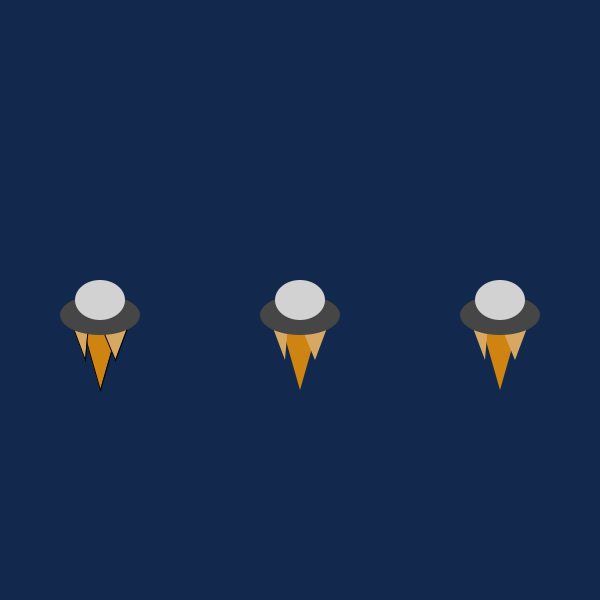
Frame 1 (no input)
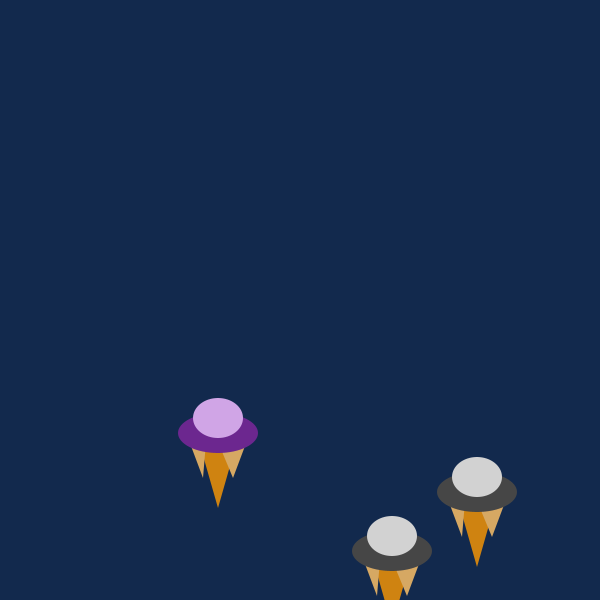
Frame 60 (the mouse pressed at the canvas centre just before this capture)
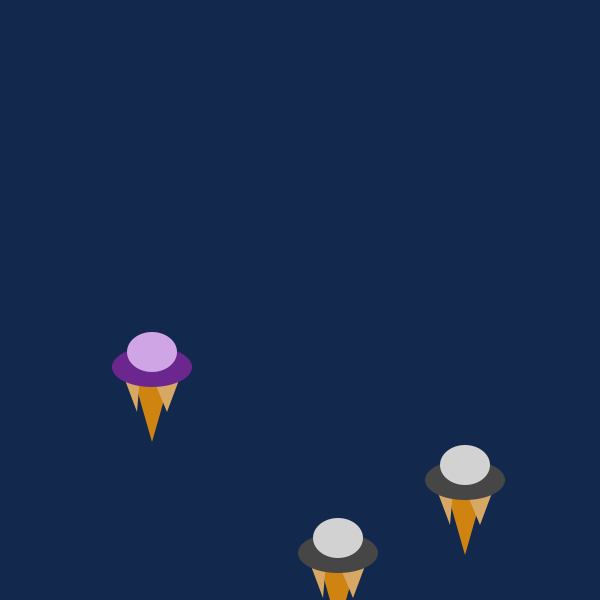
Frame 120 (the mouse held since frame 60 and released just before this capture)

The Processing sketch that drew these frames (run headless with seeded random() and noise(); from frame 60 on, the mouse is pressed at the canvas centre):

// Processing sketch: ObjectsSpaceshipProject
// ── ObjectsSpaceshipProject.pde
Spaceship s1, s2, s3;

void setup() {
  size(600, 600);
  s1 = new Spaceship(100, height/2, 2, 2);
  s2 = new Spaceship(300, height/2, 3, 3);
  s3 = new Spaceship(500, height/2, 4, 4);
}

void draw() {
  frameRate(90);
  background(18, 41, 77);
  s1.colorChange();
  s2.colorChange();
  s3.colorChange();
  s1.display();
  s2.display();
  s3.display();
  s1.move();
  s2.move();
  s3.move();
}

void keyPressed() {
  if (key == '1') {    
    s1.shoot();
  }
  if (key == '2') {
    s2.shoot();
  }
  if (key == '3') {
    s3.shoot();
  }
}

// ── Spaceship.pde
class Spaceship {
  // Spaceship
  float xPos, yPos;
  float ySpeed;
  float xSpeed;
  float w;
  float h;
  float w2;
  float h2;
  color top;
  color bottom;

  // Shoot
  float rectH;
  float rectW;
  float rectX;
  float rectY;
  float rectXSpeed;
  color rectColor;
  boolean shooting;


  // Fire
  color fireColor;
  color fireColor2;

  Spaceship(float x, float y, float xS, float yS) {
    // Spaceship
    xPos = x;
    yPos = y;
    xSpeed = xS;
    ySpeed = yS;
    w = 50;
    h = 40;
    w2 = 80;
    h2 = 40;

    // Shoot
    rectH = 10;
    rectW = 5;
    rectXSpeed = 5;
    rectColor = color(217, 134, 39);
    shooting = false;
  }

  // The color of the spaceship will change for different corners of the screen
  void colorChange() {
    if (yPos < height/2 && xPos < width/2) {
      top = color(162, 202, 235);
      bottom = color(13, 99, 168);
    } else if (yPos < height/2 && xPos > width/2) {
      top = color(147, 207, 156);
      bottom = color(25, 125, 40);
    } else if (yPos > height/2 && xPos < width/2) {
      top = color(208, 165, 230);
      bottom = color(108, 39, 143);
    } else {
      top = color(210);
      bottom = color(70);
    }
  }
  
  // Display Spaceship
  void display() {
    // Fire
    fireColor = color(207, 131, 17);
    fireColor2 = color(214, 168, 99);
    fill(fireColor);
    triangle(xPos - 20, yPos + h2/2, xPos, 
      yPos + w + h, xPos + 20, yPos + h2/2);
    fill(fireColor2);
    triangle(xPos - 30, yPos + h2/2, xPos - 15, 
      yPos + h2 + h/2, xPos - 10, yPos);
    triangle(xPos + 30, yPos + h2/2, xPos + 15, 
      yPos + h2 + h/2, xPos - 10, yPos);

    // Spacship
    noStroke();
    fill(bottom);
    ellipse(xPos, yPos+15, w2, h2);
    fill(top);
    ellipse(xPos, yPos, w, h);
    if (shooting) {
      rectX += rectXSpeed;
      noStroke();
      fill(rectColor);
      rect(rectX, rectY, 10, 3);
      if (rectX > width) {
        rectX = xPos;
        rectY = yPos;
      }
    }
  }

  // Spaceship moves and can't pass edge of window
  void move() {
    xPos += xSpeed;
    yPos += ySpeed;
    if (xPos > width - w2/2  || xPos < 0 + w2/2) {
      xSpeed *= -1;
    }
    if (yPos > height - h/2 - h2/2|| yPos < 0 + h/2) {
      ySpeed *= -1;
    }
  }

  void shoot() {
    rectX = xPos;
    rectY = yPos;
    shooting = !shooting;
  }
}
